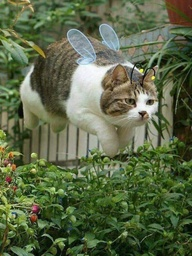
#> input picture opencv_histogramEquation/pic1.jpg, 192 x 256 px, shrunk from 685 x 915 before the run
$ python main.py
#> lines starting #> are read from the running program, lines starting #| are printed output that depends on the picture
import cv2 as cv
import numpy as np

img = cv.imread('pic1.jpg',cv.IMREAD_GRAYSCALE)
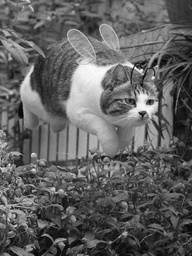
#> img: shape (256, 192); min 3, max 252, mean 96.4
img1D = []
heightImg , widthImg = img.shape
#> heightImg = 256; widthImg = 192
img1D = np.cumsum(img)
img1D = list(img1D)
#> img1D = 49152 items
img1D.sort()

count = []
for i in range(255):
    dem = img1D.count(i)
    count.append(dem)
#> after the loop, count = 255 values, max 1 at index 138, min 0 at index 0, mean 0.00392


count_hist = np.empty_like(count)
for i in range(len(count)):
    if i ==0:
        count_hist[i]=count[i]
    else:
        count_hist [i] = count_hist[i-1]+count[i]
#> after the loop, count_hist = 255 values from 0 to 1
for i in range(len(count_hist)):
    count_hist[i]=count_hist[i]*255//count_hist.max()
#> after the loop, count_hist = 255 values, max 255 at index 138, min 0 at index 0, mean 1.45


# [4 lines of commented-out code are left out]
img2 = count_hist[img]
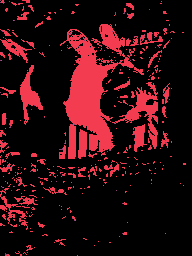
#> img2: shape (256, 192) int64; 3 distinct labels, from 0 to 255; one colour per label, 0 black

cv.imshow('Output',img2)

print(len(img1D))
#| 49152
print(heightImg)
#| 256
print(widthImg)
#| 192
